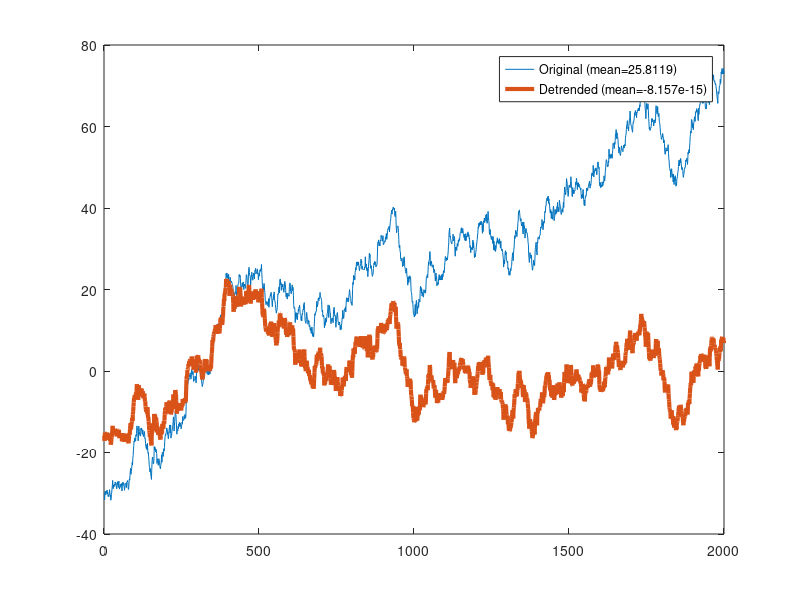

MATLAB code to generate this figure:
%%
%     COURSE: Signal processing problems, solved in MATLAB and Python
%    SECTION: Time-domain denoising
%      VIDEO: Remove linear trend
% Instructor: sincxpress.com
%
%%

% create signal with linear trend imposed
n = 2000;
signal = cumsum(randn(1,n)) + linspace(-30,30,n);

% linear detrending
detsignal = detrend(signal);

% plot signal and detrended signal
figure(1), clf
plot(1:n,signal, 1:n,detsignal,'linew',3)
legend({ ['Original (mean=' num2str(mean(signal)) ')' ];[ 'Detrended (mean=' num2str(mean(detsignal)) ')' ]})

%% done.
